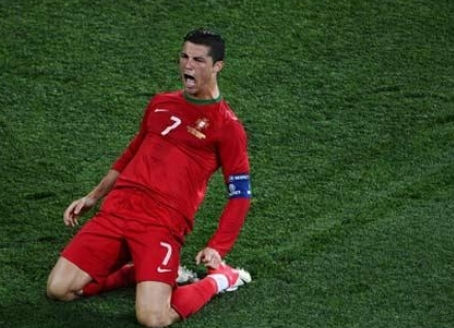
#> input picture opencv_ln/data/cluo.jpg, 454 x 328 px
$ python cv_erode_dilate.py
#> lines starting #> are read from the running program, lines starting #| are printed output that depends on the picture; after the words box and inside, x2 and y2 are one past the last pixel; in counts of white or black regions, pixels touching at a corner belong together
# 图像的腐蚀和膨胀
# 腐蚀有利于去除一些白噪声

import cv2
import numpy as np

img = cv2.imread('../data/cluo.jpg')
#> img is the input picture: shape (328, 454, 3); mean B, G, R 38.1, 65, 64.5

hsv = cv2.cvtColor(img, cv2.COLOR_BGR2HSV)
#> hsv: shape (328, 454, 3); mean H, S, V 67.7, 143.8, 86.7

low_red = np.array([30, 150, 50])
upper_red = np.array([255, 255, 280])

msk = cv2.inRange(hsv, low_red, upper_red)
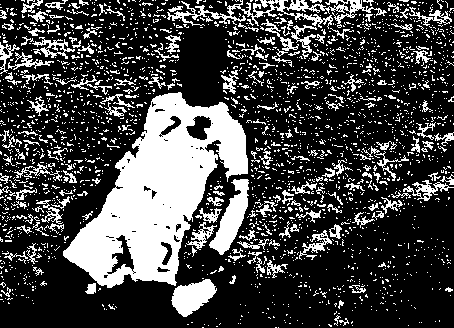
#> msk: shape (328, 454); 26.9% white; 2326 white regions (2133 under 20 px), largest, box (x1, y1, x2, y2) and area: (63, 92, 248, 288) 16783, (167, 0, 387, 29) 1770, (209, 179, 249, 255) 1313
res = cv2.bitwise_and(img, img, mask=msk)
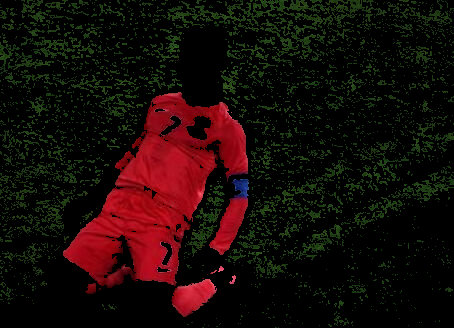
#> res: shape (328, 454, 3); mean B, G, R 6.6, 10.5, 24.5

kernel = np.ones((5, 5), np.uint8)
erosion = cv2.erode(msk, kernel, iterations=1)
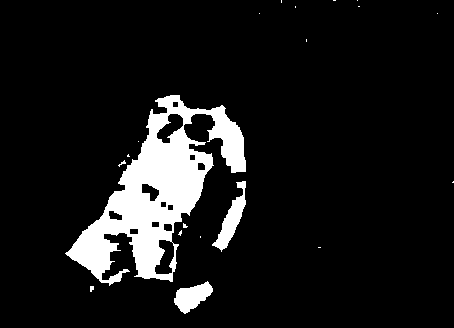
#> erosion: shape (328, 454); 9.5% white; 20 white regions (16 under 20 px), largest, box (x1, y1, x2, y2) and area: (65, 95, 246, 286) 12567, (212, 181, 246, 252) 820, (174, 281, 213, 314) 718, (90, 286, 94, 292) 20
dilation = cv2.dilate(msk, kernel, iterations=1)
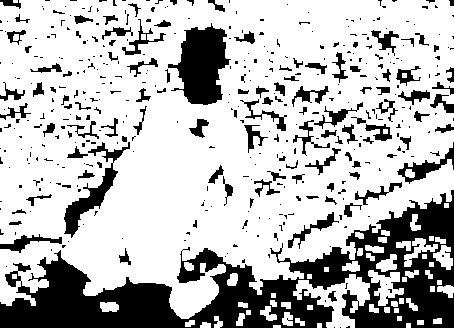
#> dilation: shape (328, 454); 73.4% white; 427 black regions (313 under 20 px), largest, box (x1, y1, x2, y2) and area: (0, 190, 454, 328) 23115, (168, 23, 231, 105) 3071, (64, 142, 130, 238) 1363

cv2.imshow('Original', img)
cv2.imshow('Mask', msk)
cv2.imshow('Erosion', erosion)
cv2.imshow('Dilation', dilation)

k = cv2.waitKey(0) & 0xFF
#> (key Esc is pressed here)

cv2.destroyAllWindows()
